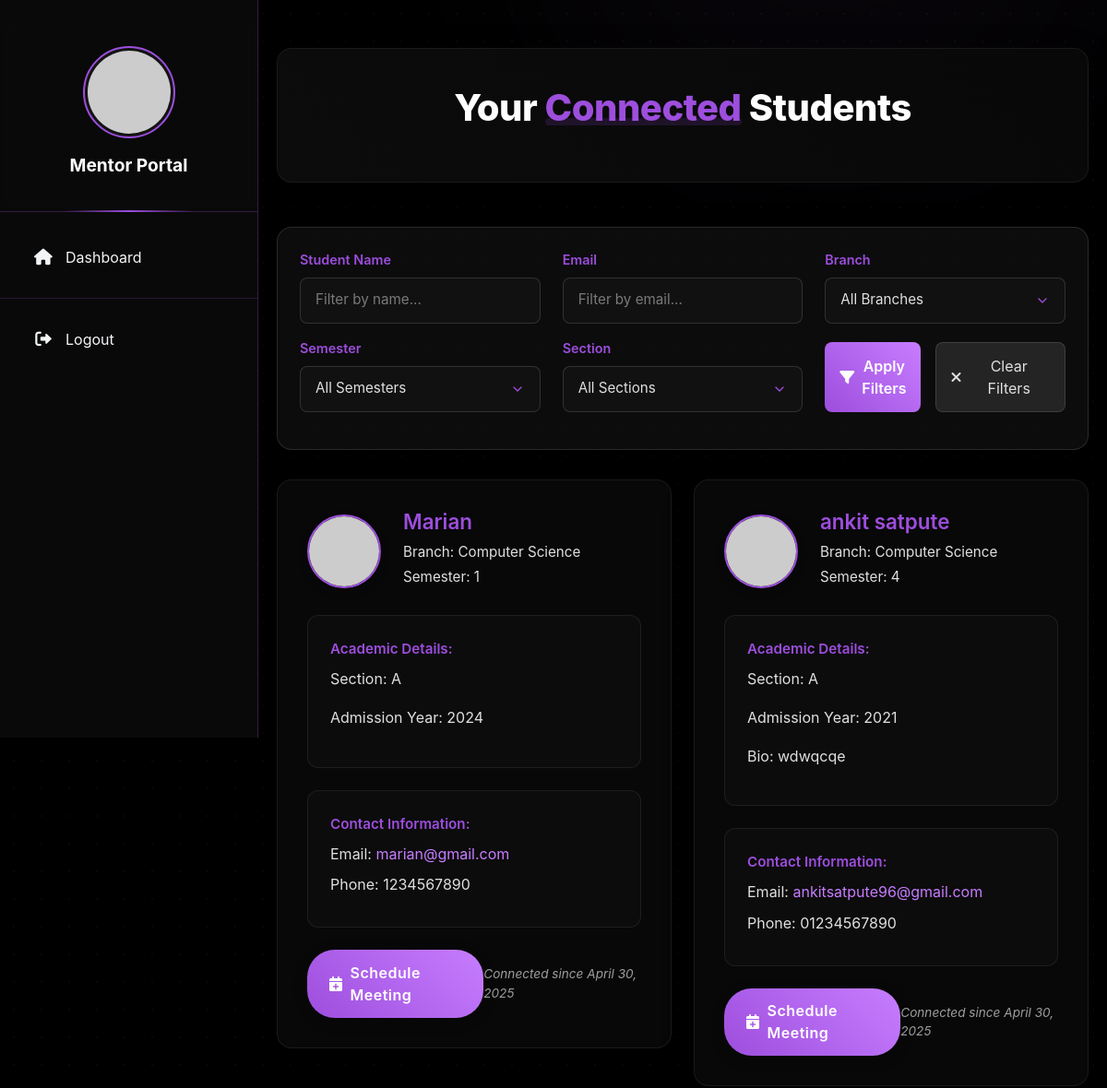
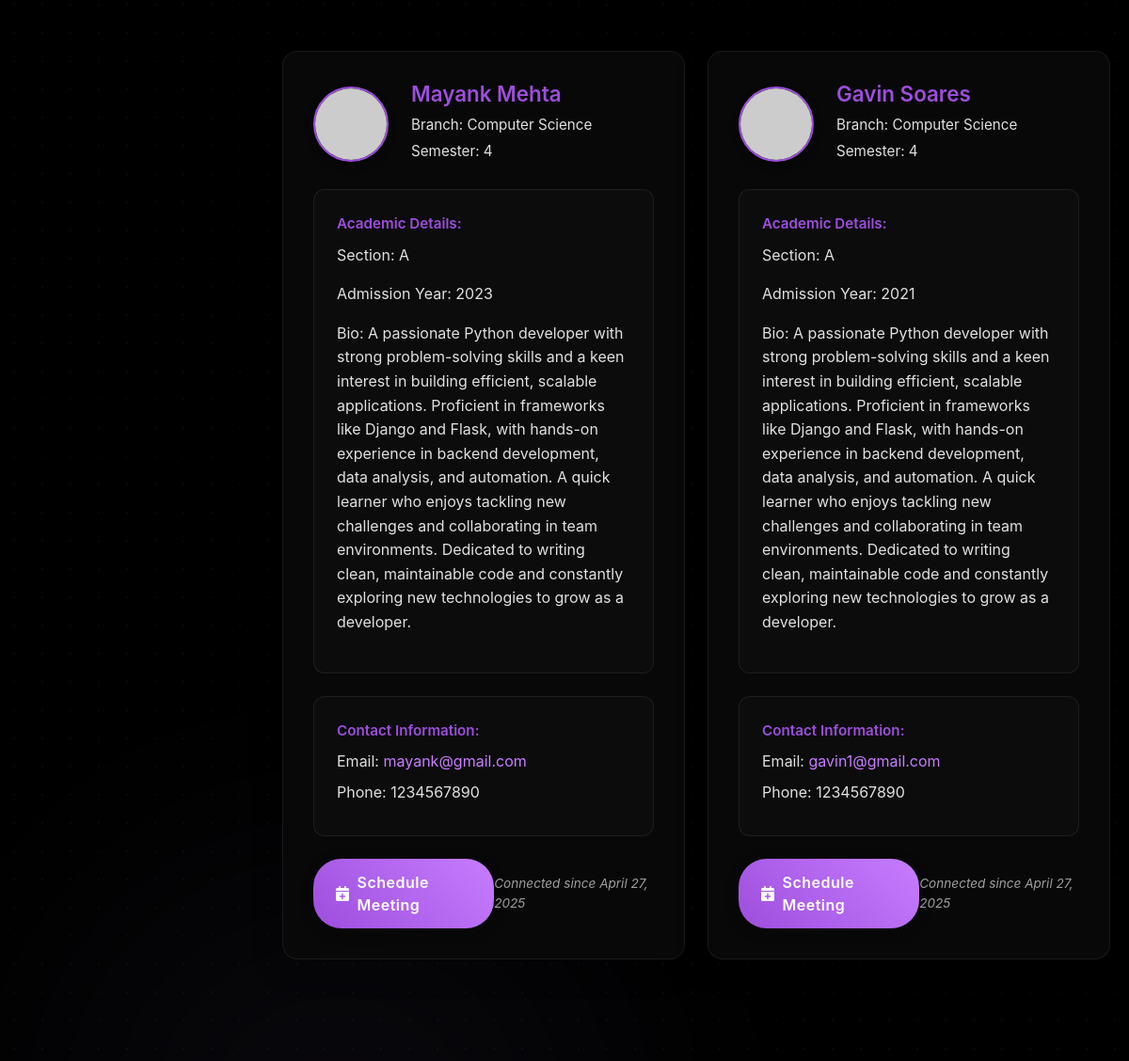
/mentor/connected-students/ (signed in), run on the app's committed database (2 pictures, top to bottom).
### students/models.py (models this page shows, shortened)
class MentorConnection(models.Model):
    STATUS_CHOICES = (
        ('pending', 'Pending'),
        ('accepted', 'Accepted'),
        ('rejected', 'Rejected')
    )
    student = models.ForeignKey(StudentProfile, on_delete=models.CASCADE, related_name='mentor_connections')
    mentor = models.ForeignKey('mentor.MentorProfile', on_delete=models.CASCADE, related_name='student_connections')
    status = models.CharField(max_length=20, choices=STATUS_CHOICES, default='pending')
    message = models.TextField(blank=True, null=True)
    created_at = models.DateTimeField(auto_now_add=True)
    updated_at = models.DateTimeField(auto_now=True)
    class Meta:
        unique_together = ('student', 'mentor')
        ordering = ['-created_at']

class StudentProfile(models.Model):
    SECTION_CHOICES = [
        ('A', 'Section A'),
        ('B', 'Section B'),
        ('C', 'Section C'),
        ('D', 'Section D'),
    ]
    BRANCH_CHOICES = [
        ('CSE', 'Computer Science'),
        ('IT', 'Information Technology'),
        ('ECE', 'Electronics & Communication'),
        ('EEE', 'Electrical & Electronics'),
        ('MECH', 'Mechanical'),
        ('CIVIL', 'Civil'),
    ]
    user = models.OneToOneField(User, on_delete=models.CASCADE, related_name='student_profile')
    profile_picture = models.ImageField(upload_to='student_profiles/', null=True, blank=True)
    full_name = models.CharField(max_length=100, null=True, blank=True)
    phone = models.CharField(max_length=15, null=True, blank=True)
    dob = models.DateField(null=True, blank=True)
    bio = models.TextField(null=True, blank=True)
    roll_number = models.CharField(max_length=20, unique=True, null=True, blank=True)
    branch = models.CharField(max_length=10, choices=BRANCH_CHOICES, null=True, blank=True)
    section = models.CharField(max_length=1, choices=SECTION_CHOICES, null=True, blank=True)
    semester = models.IntegerField(null=True, blank=True)
    admission_year = models.IntegerField(null=True, blank=True)
    address = models.TextField(null=True, blank=True)
    parent_name = models.CharField(max_length=100, null=True, blank=True)
    parent_phone = models.CharField(max_length=15, null=True, blank=True)
    created_at = models.DateTimeField(auto_now_add=True)
    updated_at = models.DateTimeField(auto_now=True)

### mentor/views.py (the view)
# urls.py: path('connected-students/', views.connected_students, name='connected_students'),
@login_required
def connected_students(request):
    try:
        mentor = request.user.mentor_profile
        if mentor.verification_status != 'approved':
            messages.error(request, 'You need to be approved by the college to view connected students.')
            return redirect('mentor_dashboard')
        from students.models import MentorConnection
        connections = MentorConnection.objects.filter(
            mentor=mentor,
            status='accepted'
        )
        name_filter = request.GET.get('name', '')
        email_filter = request.GET.get('email', '')
        branch_filter = request.GET.get('branch', '')
        semester_filter = request.GET.get('semester', '')
        section_filter = request.GET.get('section', '')
        if name_filter:
            connections = connections.filter(student__full_name__icontains=name_filter)
        if email_filter:
            connections = connections.filter(student__user__email__icontains=email_filter)
        if branch_filter:
            connections = connections.filter(student__branch__icontains=branch_filter)
        if semester_filter:
            connections = connections.filter(student__semester__icontains=semester_filter)
        if section_filter:
            connections = connections.filter(student__section__icontains=section_filter)
        connections = connections.order_by('-updated_at')
        all_branches = MentorConnection.objects.filter(
            mentor=mentor, status='accepted'
        ).values_list('student__branch', flat=True).distinct()
        all_semesters = MentorConnection.objects.filter(
            mentor=mentor, status='accepted'
        ).values_list('student__semester', flat=True).distinct()
        all_sections = MentorConnection.objects.filter(
            mentor=mentor, status='accepted'
        ).values_list('student__section', flat=True).distinct()
        context = {
            'connections': connections,
            'name_filter': name_filter,
            'email_filter': email_filter,
            'branch_filter': branch_filter,
            'semester_filter': semester_filter,
            'section_filter': section_filter,
            'all_branches': all_branches,
            'all_semesters': all_semesters,
            'all_sections': all_sections,
        }
        return render(request, 'mentor/connected_students.html', context)
    except Exception as e:
        messages.error(request, f'An error occurred: {str(e)}')
        return redirect('mentor_dashboard')

### mentor/templates/mentor/connected_students.html (shortened to what this page needs)
{% extends 'mentor/base.html' %}
{% load static %}
{% block content %}
<div class="connected-container">
    <div class="connected-header">
        <h1>Your <span>Connected</span> Students</h1>
    </div>
    <div class="filters-container">
        <form action="{% url 'connected_students' %}" method="GET" class="filters-form">
            <div class="row">
                <div class="col-md-6 col-lg-4 mb-3">
                    <div class="filter-group">
                        <label for="name">Student Name</label>
                        <input type="text" id="name" name="name" placeholder="Filter by name..." class="filter-input" value="{{ name_filter }}">
                    </div>
                </div>
                <div class="col-md-6 col-lg-4 mb-3">
                    <div class="filter-group">
                        <label for="email">Email</label>
                        <input type="text" id="email" name="email" placeholder="Filter by email..." class="filter-input" value="{{ email_filter }}">
                    </div>
                </div>
                <div class="col-md-6 col-lg-4 mb-3">
                    <div class="filter-group">
                        <label for="branch">Branch</label>
                        <select id="branch" name="branch" class="filter-select">
                            <option value="">All Branches</option>
                        </select>
                    </div>
                </div>
                <div class="col-md-6 col-lg-4 mb-3">
                    <div class="filter-group">
                        <label for="semester">Semester</label>
                        <select id="semester" name="semester" class="filter-select">
                            <option value="">All Semesters</option>
                        </select>
                    </div>
                </div>
                <div class="col-md-6 col-lg-4 mb-3">
                    <div class="filter-group">
                        <label for="section">Section</label>
                        <select id="section" name="section" class="filter-select">
                            <option value="">All Sections</option>
                        </select>
                    </div>
                </div>
                <div class="col-md-6 col-lg-4 mb-3 d-flex align-items-end">
                    <div class="filter-actions">
                        <button type="submit" class="filter-btn">
                            <i class="fas fa-filter"></i> Apply Filters
                        </button>
                        <a href="{% url 'connected_students' %}" class="clear-filters">
                            <i class="fas fa-times"></i> Clear Filters
                        </a>
                    </div>
                </div>
            </div>
        </form>
    </div>
    <div class="row">
        {% if connections %}
            {% for connection in connections %}
            <div class="col-md-6 mb-4">
                <div class="student-card">
                    <div class="student-header">
                        <img src="{% if connection.student.profile_picture %}{{ connection.student.profile_picture.url }}{% else %}https://ui-avatars.com/api/?name={{ connection.student.full_name|default:connection.student.user.username }}&background=9d4edd&color=fff{% endif %}"
                             alt="{{ connection.student.full_name }}"
                             class="student-image">
                        <div class="student-info">
                            <h3>{{ connection.student.full_name }}</h3>
                            <p>Branch: {{ connection.student.get_branch_display }}</p>
                            <p>Semester: {{ connection.student.semester }}</p>
                        </div>
                    </div>
                    <div class="student-details">
                        <strong>Academic Details:</strong>
                        <p>Section: {{ connection.student.section }}</p>
                        <p>Admission Year: {{ connection.student.admission_year }}</p>
                        {% if connection.student.bio %}
                        <p>Bio: {{ connection.student.bio }}</p>
                        {% endif %}
                    </div>
                    <div class="contact-info">
                        <strong>Contact Information:</strong>
                        <p>Email: <a href="mailto:{{ connection.student.user.email }}">{{ connection.student.user.email }}</a></p>
                        {% if connection.student.phone %}
                        <p>Phone: {{ connection.student.phone }}</p>
                        {% endif %}
                    </div>
                    <div class="connection-actions">
                        <a href="{% url 'schedule_meeting' connection.student.id %}" class="schedule-btn">
                            <i class="fas fa-calendar-plus"></i> Schedule Meeting
                        </a>
                        <div class="connection-date">
                            Connected since {{ connection.updated_at|date:"F j, Y" }}
                        </div>
                    </div>
                </div>
            </div>
            {% endfor %}
        {% endif %}
    </div>
</div>
{% endblock %}

### mentor/templates/mentor/base.html (style rules this page uses)
:root { --primary: #9d4edd; --primary-hover: #8b5cf6; --primary-light: rgba(157, 78, 221, 0.2); --text-light: #F3F4F6; --text-secondary: #D1D5DB; --sidebar-width: 280px; --sidebar-bg: rgba(10, 10, 10, 0.9); --card-bg: rgba(30, 30, 30, 0.5); --card-border: rgba(157, 78, 221, 0.3); }
body { background-color: #000000; min-height: 100vh; margin: 0; color: var(--text-light); font-family: 'Inter', sans-serif; overflow-x: hidden; position: relative; }

### data on the page
MentorConnection: student.full_name "Marian", student.branch "Computer Science", student.semester "1", student.section "A", student.admission_year "2024", student.user.email "marian@gmail.com", student.phone "1234567890", updated_at "April 30, 2025"
MentorConnection: student.full_name "ankit satpute", student.branch "Computer Science", student.semester "4", student.section "A", student.admission_year "2021", student.bio "wdwqcqe", student.user.email "ankitsatpute96@gmail.com", student.phone "01234567890", updated_at "April 30, 2025"
MentorConnection: student.full_name "Mayank Mehta", student.branch "Computer Science", student.semester "4", student.section "A", student.admission_year "2023", student.bio "A passionate Python developer with strong problem-solving skills and a keen interest in building efficient, scalable applications. Proficient in frameworks like Django and Flask, with hands-on experience in backend development, data analysis, and automation. A quick learner who enjoys tackling new challenges and collaborating in team environments. Dedicated to writing clean, maintainable code and constantly exploring new technologies to grow as a developer.", student.user.email "mayank@gmail.com", student.phone "1234567890", updated_at "April 27, 2025"
MentorConnection: student.full_name "Gavin Soares", student.branch "Computer Science", student.semester "4", student.section "A", student.admission_year "2021", student.bio "A passionate Python developer with strong problem-solving skills and a keen interest in building efficient, scalable applications. Proficient in frameworks like Django and Flask, with hands-on experience in backend development, data analysis, and automation. A quick learner who enjoys tackling new challenges and collaborating in team environments. Dedicated to writing clean, maintainable code and constantly exploring new technologies to grow as a developer.", student.user.email "gavin1@gmail.com", student.phone "1234567890", updated_at "April 27, 2025"

### other printed values
{{ mentor.full_name|default:"Mentor Portal" }} "Mentor Portal"
